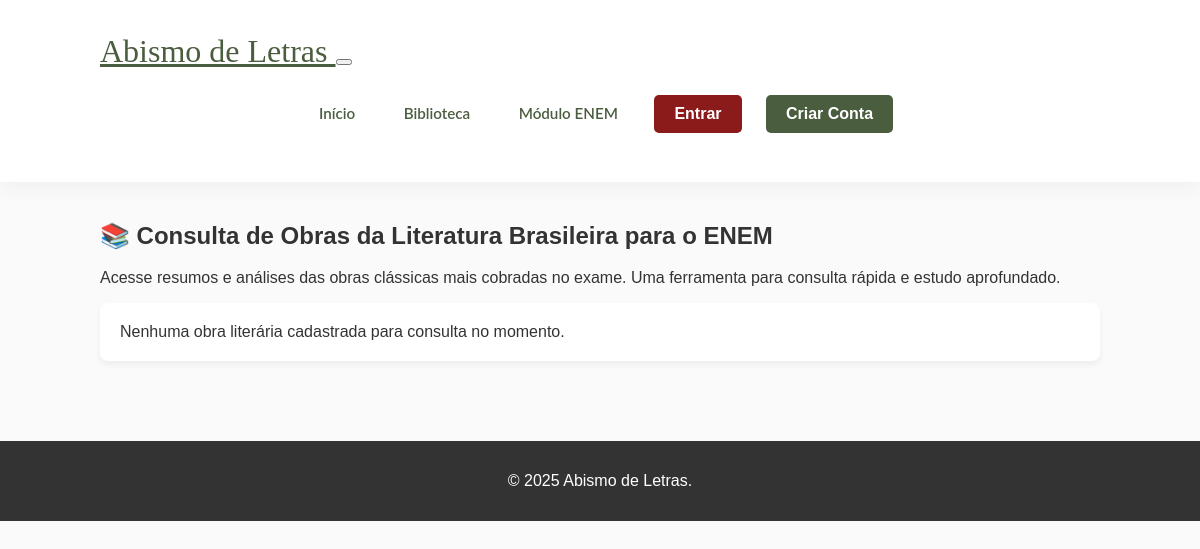
Page /abismo_de_letras/literatura_enem.php on the earlier database version.
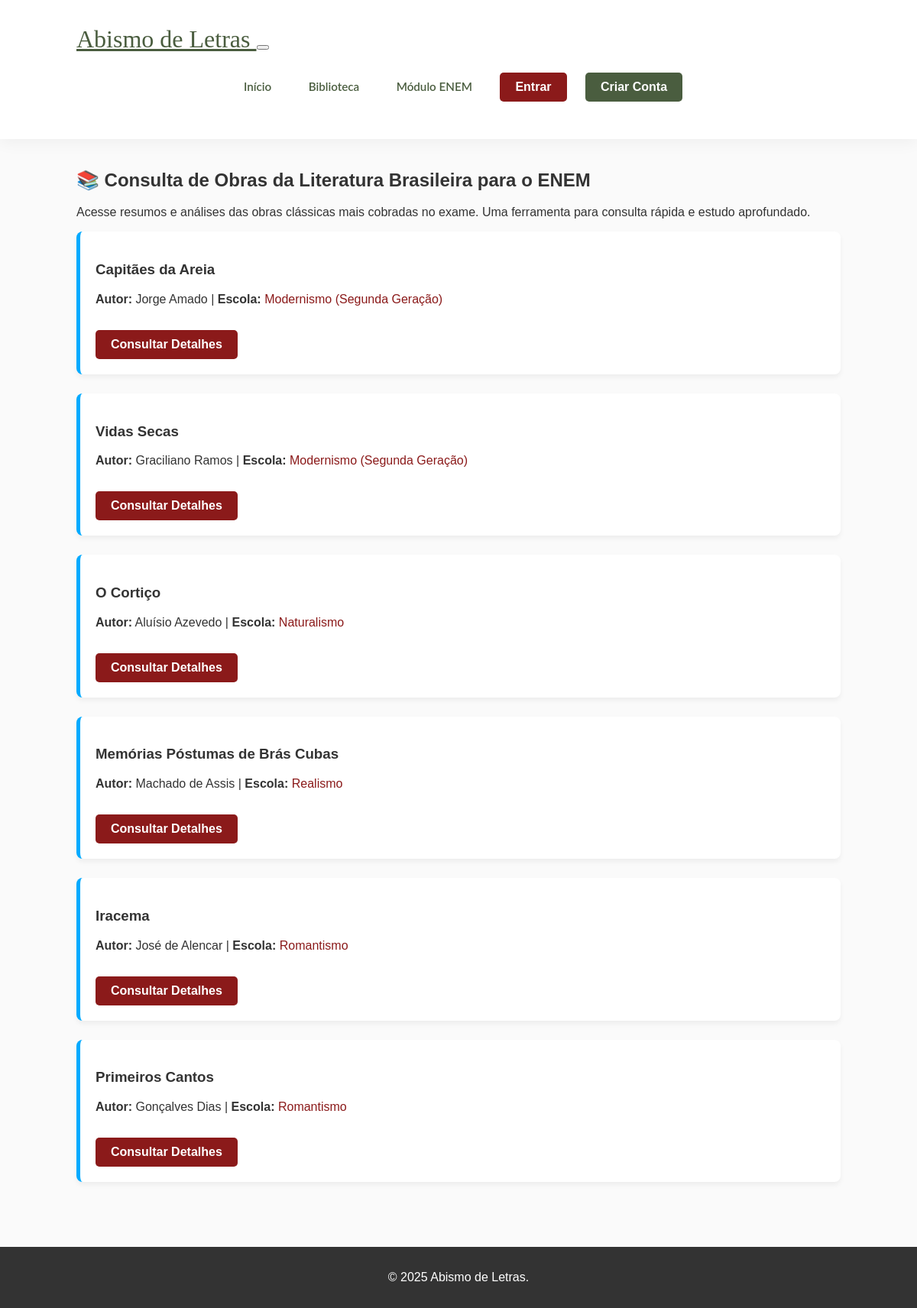
Same page on the later database version.
### tables this page shows
CREATE TABLE livros_enem (
    id_livro INT PRIMARY KEY AUTO_INCREMENT,
    titulo VARCHAR(255) NOT NULL,
    autor VARCHAR(100) NOT NULL,
    escola_literaria VARCHAR(100) NOT NULL,
    sinopse TEXT NOT NULL,
    relevancia_enem TEXT
);

### abismo_de_letras/literatura_enem.php (the view, shortened to what this page needs)
<?php
include 'conexao.php';
$id_livro = isset($_GET['livro_id']) ? (int)$_GET['livro_id'] : 0;
?>
<!DOCTYPE html>
<html lang="pt-BR">
<head>
    <link rel="stylesheet" href="style.css">
</head>
<body>
    <?php include 'header.php'; ?>
    <main class="container">
        <h2>📚 Consulta de Obras da Literatura Brasileira para o ENEM</h2>
        <p>Acesse resumos e análises das obras clássicas mais cobradas no exame. Uma ferramenta para consulta rápida e estudo aprofundado.</p>
        <?php if ($id_livro > 0): ?>
            <?php
            $sql_detalhe = "SELECT * FROM livros_enem WHERE id_livro = ?";
            $stmt_detalhe = $conn->prepare($sql_detalhe);
            $stmt_detalhe->bind_param("i", $id_livro);
            $stmt_detalhe->execute();
            $livro = $stmt_detalhe->get_result()->fetch_assoc();
            $stmt_detalhe->close();
            if ($livro):
            ?>
                <div class="card detalhe-livro">
                    <h3><?php echo htmlspecialchars($livro['titulo']); ?></h3>
                    <p><strong>Autor:</strong> <?php echo htmlspecialchars($livro['autor']); ?></p>
                    <p><strong>Escola Literária:</strong> <span style="color: var(--cor-secundaria); font-weight: bold;"><?php echo htmlspecialchars($livro['escola_literaria']); ?></span></p>
                    <hr>
                    <h4>Sinopse:</h4>
                    <p><?php echo nl2br(htmlspecialchars($livro['sinopse'])); ?></p>
                    <h4>Relevância para o ENEM:</h4>
                    <p><?php echo nl2br(htmlspecialchars($livro['relevancia_enem'])); ?></p>
                </div>
                <a href="literatura_enem.php" class="btn-cta">← Voltar à Lista de Obras</a>
            <?php else: ?>
                <p class="alert-success">Livro não encontrado.</p>
                <a href="literatura_enem.php" class="btn-cta">← Voltar à Lista de Obras</a>
            <?php endif; ?>
        <?php else: ?>
            <?php
            $sql_lista = "SELECT id_livro, titulo, autor, escola_literaria FROM livros_enem ORDER BY escola_literaria, titulo";
            $resultado_lista = $conn->query($sql_lista);
            if ($resultado_lista->num_rows > 0):
                while ($livro_lista = $resultado_lista->fetch_assoc()):
            ?>
                    <div class="card livro-card">
                        <h3><?php echo htmlspecialchars($livro_lista['titulo']); ?></h3>
                        <p>
                            <strong>Autor:</strong> <?php echo htmlspecialchars($livro_lista['autor']); ?> |
                            <strong>Escola:</strong> <span style="color: var(--cor-secundaria);"><?php echo htmlspecialchars($livro_lista['escola_literaria']); ?></span>
                        </p>
                        <a href="literatura_enem.php?livro_id=<?php echo $livro_lista['id_livro']; ?>" class="btn">Consultar Detalhes</a>
                    </div>
            <?php
                endwhile;
            else:
            ?>
                <p class="card">Nenhuma obra literária cadastrada para consulta no momento.</p>
            <?php endif; ?>
        <?php endif; ?>
    </main>
    <footer><p>&copy; 2025 Abismo de Letras.</p></footer>
</body>
</html>

### abismo_de_letras/header.php (shortened to what this page needs)
<?php
$nome_usuario_header = isset($_SESSION['nome']) ? explode(' ', $_SESSION['nome'])[0] : 'Visitante';
$foto_perfil_header = isset($_SESSION['foto_perfil']) && !empty($_SESSION['foto_perfil']) ? $_SESSION['foto_perfil'] : 'https://cdn-icons-png.flaticon.com/512/3135/3135715.png';
$pagina_atual = basename($_SERVER['PHP_SELF']);
?>
<nav class="navbar navbar-expand-lg fixed-top navbar-premium">
    <div class="container">
        <a class="navbar-brand brand-font-header" href="index.php">
            <i class="fas fa-feather-alt text-success me-2"></i>Abismo de Letras
        </a>
        <button class="navbar-toggler border-0" type="button" data-bs-toggle="collapse" data-bs-target="#navContent">
        </button>
        <div class="collapse navbar-collapse justify-content-end" id="navContent">
            <ul class="navbar-nav align-items-center">
                <li class="nav-item">
                    <a class="nav-link nav-link-custom <?php echo ($pagina_atual == 'index.php') ? 'active' : ''; ?>" href="index.php">Início</a>
                </li>
                <li class="nav-item">
                    <a class="nav-link nav-link-custom <?php echo ($pagina_atual == 'biblioteca.php' || $pagina_atual == 'historias.php') ? 'active' : ''; ?>" href="biblioteca.php">Biblioteca</a>
                </li>
                <li class="nav-item">
                    <a class="nav-link nav-link-custom <?php echo ($pagina_atual == 'enem.php') ? 'active' : ''; ?>" href="enem.php">Módulo ENEM</a>
                </li>
                <?php if (isset($_SESSION['id_usuario'])): ?>
                    <li class="nav-item ms-lg-2">
                        <a href="publicar.php" class="btn btn-sm btn-outline-success rounded-pill px-4 py-2 fw-bold" style="border-width: 2px;">
                            <i class="fas fa-pen-nib me-1"></i> Escrever
                        </a>
                    </li>
                    <li class="nav-item dropdown ms-lg-4 mt-3 mt-lg-0">
                        <a class="nav-link p-0" href="#" id="userDropdown" role="button" data-bs-toggle="dropdown" aria-expanded="false">
                            <div class="profile-btn-header">
                                <img src="<?php echo htmlspecialchars($foto_perfil_header); ?>" alt="Foto" class="profile-img-header">
                                <span class="profile-name-header me-2"><?php echo htmlspecialchars($nome_usuario_header); ?></span>
                                <i class="fas fa-chevron-down small text-muted"></i>
                            </div>
                        </a>
                        <ul class="dropdown-menu dropdown-menu-end dropdown-menu-custom" aria-labelledby="userDropdown">
                            <li><h6 class="dropdown-header text-uppercase small fw-bold text-muted letter-spacing-1">Minha Conta</h6></li>
                            <li>
                                <a class="dropdown-item dropdown-item-custom" href="perfil.php">
                                    <i class="fas fa-user-circle me-2 text-success"></i> Meu Perfil
                                </a>
                            </li>
                            <li>
                                <a class="dropdown-item dropdown-item-custom" href="historias.php?autor=<?php echo $_SESSION['id_usuario']; ?>">
                                    <i class="fas fa-book me-2 text-success"></i> Minhas Histórias
                                </a>
                            </li>
                            <li><hr class="dropdown-divider"></li>
                            <li>
                                <a class="dropdown-item dropdown-item-custom text-danger fw-bold" href="logout.php">
                                    <i class="fas fa-sign-out-alt me-2"></i> Sair
                                </a>
                            </li>
                        </ul>
                    </li>
                <?php else: ?>
                    <li class="nav-item ms-lg-3">
                        <a href="login.php" class="btn btn-sm btn-outline-dark rounded-pill px-4 py-2 fw-bold">Entrar</a>
                    </li>
                    <li class="nav-item ms-2">
                        <a href="cadastro.php" class="btn btn-sm btn-dark rounded-pill px-4 py-2 fw-bold" style="background-color: var(--nav-text); border:none;">Criar Conta</a>
                    </li>
                <?php endif; ?>
            </ul>
        </div>
    </div>
</nav>

### abismo_de_letras/style.css (style rules this page uses)
:root { --cor-primaria: #4c4c4c; --cor-secundaria: #8b1a1a; --cor-acento: #D2B48C; --cor-texto: #333; --cor-fundo: #FAFAFA; }
* { box-sizing: border-box; }
body { font-family: 'Arial', sans-serif; background-color: var(--cor-fundo); color: var(--cor-texto); margin: 0; padding: 0; }
.container { width: 90%; max-width: 1000px; margin: 0 auto; padding: 20px 0; }
nav ul { list-style: none; padding: 0; text-align: center; margin-top: 10px; }
nav ul li { display: inline; margin: 0 10px; }
nav ul li a { color: white; text-decoration: none; font-weight: bold; transition: color 0.3s; }
main { padding: 40px 20px; }
.btn, .btn-cta { display: inline-block; background-color: var(--cor-secundaria); color: white; padding: 10px 20px; text-decoration: none; border-radius: 5px; margin-top: 15px; transition: background-color 0.3s; border: none; cursor: pointer; font-weight: bold; }
footer { background-color: var(--cor-texto); color: white; text-align: center; padding: 15px 0; margin-top: 40px; }
.card { background-color: white; padding: 20px; margin-bottom: 20px; border-radius: 8px; box-shadow: 0 4px 6px rgba(0, 0, 0, 0.05); }

### abismo_de_letras/literatura_enem.php (style rules this page uses)
.livro-card { border-left: 5px solid #00aaff; margin-bottom: 25px; }

### abismo_de_letras/header.php (style rules this page uses)
:root { --nav-glass: rgba(255, 255, 255, 0.95); --nav-text: #4a5d3f; --nav-gold: #d4af37; --nav-green: #7d8c66; }
.navbar-premium { background: var(--nav-glass); backdrop-filter: blur(12px); -webkit-backdrop-filter: blur(12px); box-shadow: 0 4px 20px rgba(0,0,0,0.05); padding: 0.8rem 0; transition: all 0.3s ease; }
.brand-font-header { font-family: 'Great Vibes', cursive; font-size: 2rem; color: var(--nav-text) !important; transition: transform 0.3s; }
.nav-link-custom { color: var(--nav-text) !important; font-family: 'Lato', sans-serif; font-weight: 600; font-size: 0.95rem; margin: 0 12px; position: relative; padding-bottom: 5px; transition: color 0.3s; }
.nav-link-custom::after { content: ''; position: absolute; width: 0; height: 2px; bottom: 0; left: 0; background-color: var(--nav-gold); transition: width 0.3s cubic-bezier(0.25, 0.8, 0.25, 1); }

Differences in the rows shown:
added livros_enem: titulo "Capitães da Areia", autor "Jorge Amado", escola_literaria "Modernismo (Segunda Geração)"
added livros_enem: titulo "Vidas Secas", autor "Graciliano Ramos", escola_literaria "Modernismo (Segunda Geração)"
added livros_enem: titulo "O Cortiço", autor "Aluísio Azevedo", escola_literaria "Naturalismo"
added livros_enem: titulo "Memórias Póstumas de Brás Cubas", autor "Machado de Assis", escola_literaria "Realismo"
added livros_enem: titulo "Iracema", autor "José de Alencar", escola_literaria "Romantismo"
added livros_enem: titulo "Primeiros Cantos", autor "Gonçalves Dias", escola_literaria "Romantismo"
Other differences:
text no longer shown: "Nenhuma obra literária cadastrada para consulta no momento."
